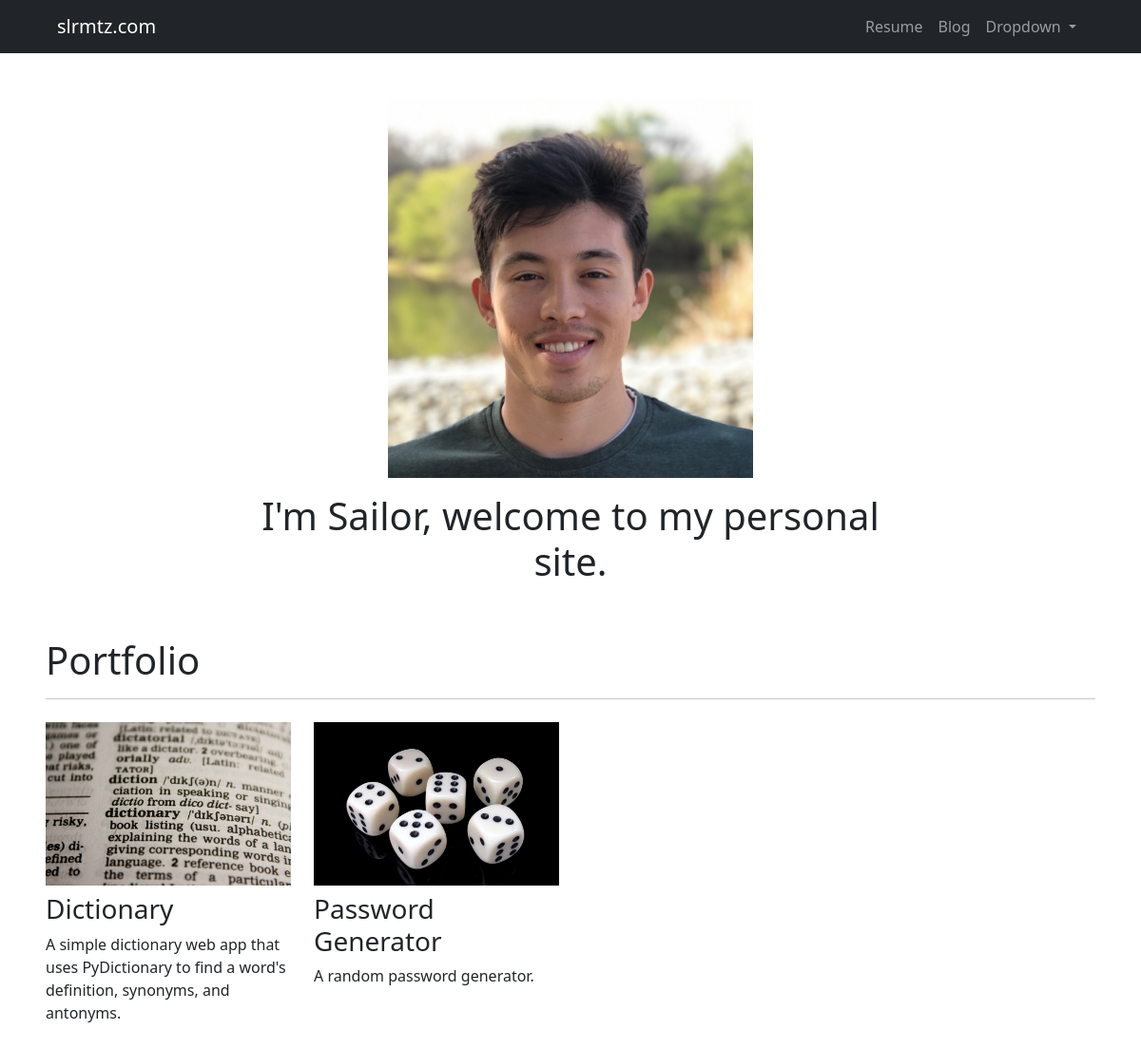
The app's page /, older data.
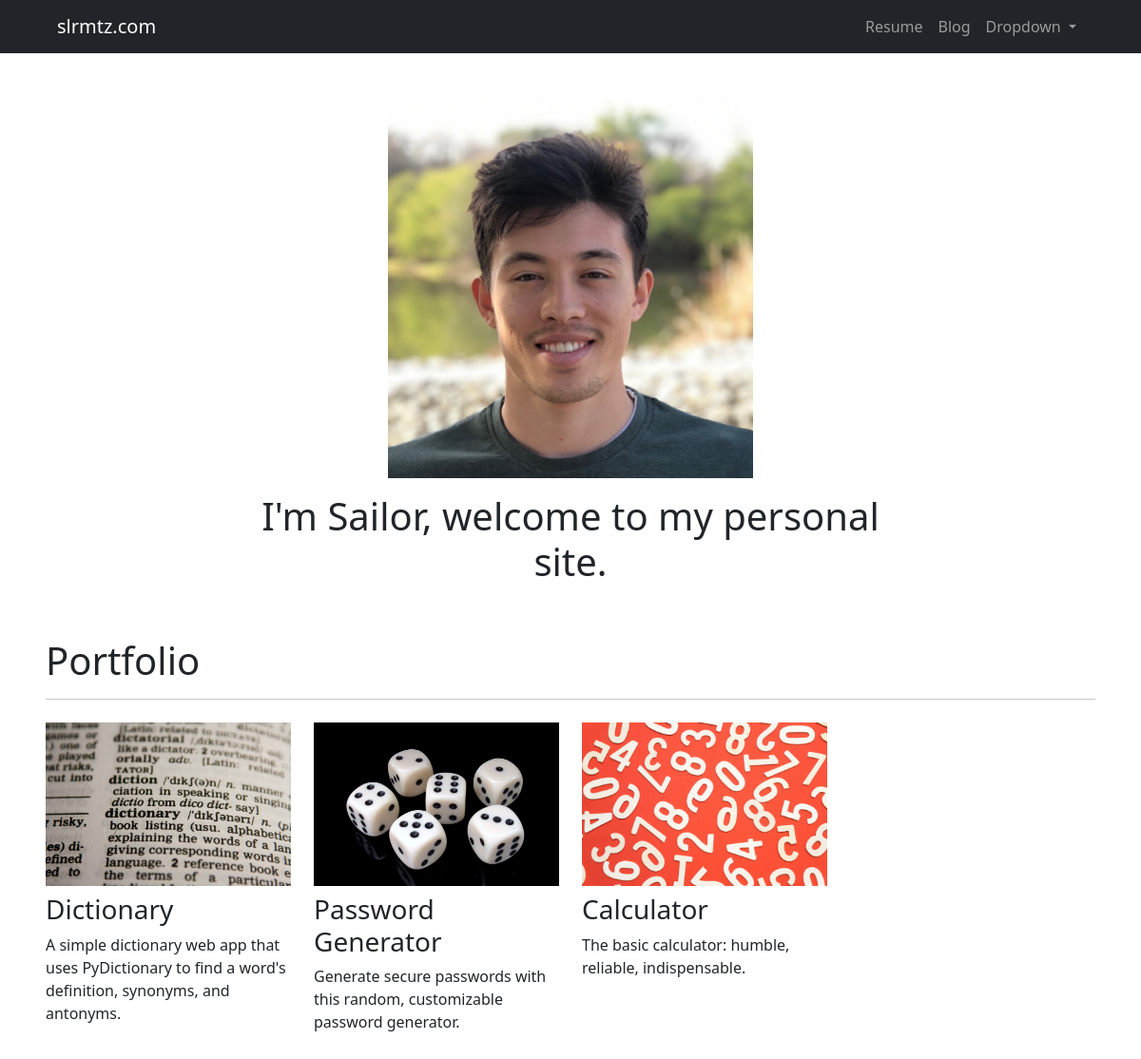
The same page, newer data.
### portfolio/models.py (models this page shows)
class Project(models.Model):
    title = models.CharField(max_length=100) # set max character length
    description = models.CharField(max_length=300)
    image = models.ImageField(upload_to='portfolio/images/') # uploaded to images folder inside portfolio app folder
    url = models.URLField(blank=True)

### portfolio/views.py (the view)
# urls.py: 2. Add a URL to urlpatterns:  path('', views.home, name='home')
def home(request):
    projects = Project.objects.all() #grabs all the objects from the database that use the Project class
    return render(request, 'portfolio/home.html', {'projects': projects})

### portfolio/templates/portfolio/home.html
{% extends 'portfolio/base.html' %}
{% block content %}
{% load static %}
<div class="row justify-content-center">
  <div class="col-4 mt-5 mb-3">
    <img src="{% static 'portfolio/sailor_headshot.jpeg' %}" class="img-fluid">
  </div>
</div>
<div class="row justify-content-center">
  <div class="col-7 mb-5" align="center">
    <h1>I'm Sailor, welcome to my personal site.</h1>
  </div>
</div>
<h1 class="mx-5">Portfolio</h1>
<hr class="mx-5">
<div class="mx-5 my-4">
  <div class="row">
    {% for project in projects %}
    <div class="col-lg-3 col-md-6">
      {% if project.url %}
      <a href="{{ project.url }}" target="_blank">
        <img src="{{ project.image.url }}" class="img-fluid mb-2" style="">
      </a>
      {% else %}
        <img src="{{ project.image.url }}" class="img-fluid mb-2" width="500" height="500">
      {% endif %}
      <h3 class="">{{ project.title }}</h3>
      <p>{{ project.description }}</p>
    </div>
    {% endfor %}
  </div>
</div>
{% endblock %}

### portfolio/templates/portfolio/base.html (shortened to what this page needs)
<!doctype html>
{% load static %}
<html lang="en">
  <head>
    <link href="https://cdn.jsdelivr.net/npm/bootstrap@5.1.3/dist/css/bootstrap.min.css" rel="stylesheet">
  </head>
  <body>
    <nav class="navbar navbar-expand-md navbar-dark bg-dark">
  <div class="container-fluid">
    <a class="navbar-brand ms-5" href="{% url 'home' %}">slrmtz.com</a>
    <div class="collapse navbar-collapse" id="navbarSupportedContent">
      <ul class="navbar-nav ms-auto me-5 mb-2 mb-lg-0">
        <li class="nav-item">
          <a class="nav-link" aria-current="page" href="{% static 'portfolio/resume_test_django.pdf' %}">Resume</a>
        </li>
        <li class="nav-item">
          <a class="nav-link" href="{% url 'blog:all_blogs' %}">Blog</a>
        </li>
        <li class="nav-item dropdown">
          <a class="nav-link dropdown-toggle" href="#" id="navbarDropdown" role="button" data-bs-toggle="dropdown" aria-expanded="false">
            Dropdown
          </a>
        </li>
      </ul>
    </div>
  </div>
</nav>
{% block content %}{% endblock %}
  </body>
</html>

Row changes from the older to the newer data that the page shows:
changed Project "Password Generator": description "A random password generator." → "Generate secure passwords with this random, customizable password generator."
added Project: image (picture), title "Calculator", description "The basic calculator: humble, reliable, indispensable."
